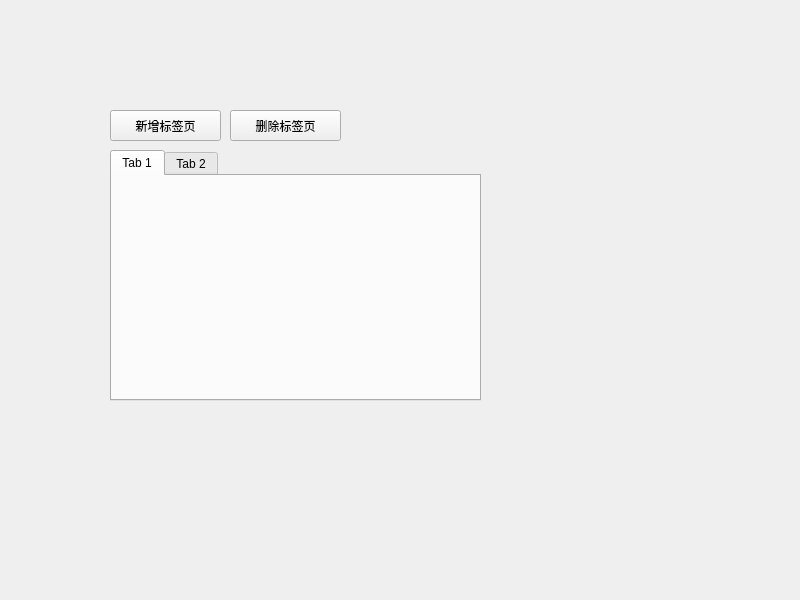
<?xml version="1.0" encoding="UTF-8"?>
<ui version="4.0">
 <class>Widget</class>
 <widget class="QWidget" name="Widget">
  <property name="geometry">
   <rect>
    <x>0</x>
    <y>0</y>
    <width>800</width>
    <height>600</height>
   </rect>
  </property>
  <property name="windowTitle">
   <string>Widget</string>
  </property>
  <widget class="QTabWidget" name="tabWidget">
   <property name="geometry">
    <rect>
     <x>110</x>
     <y>150</y>
     <width>371</width>
     <height>251</height>
    </rect>
   </property>
   <widget class="QWidget" name="tab">
    <attribute name="title">
     <string>Tab 1</string>
    </attribute>
   </widget>
   <widget class="QWidget" name="tab_2">
    <attribute name="title">
     <string>Tab 2</string>
    </attribute>
   </widget>
  </widget>
  <widget class="QPushButton" name="pushButton">
   <property name="geometry">
    <rect>
     <x>110</x>
     <y>110</y>
     <width>111</width>
     <height>31</height>
    </rect>
   </property>
   <property name="text">
    <string>新增标签页</string>
   </property>
  </widget>
  <widget class="QPushButton" name="pushButton_2">
   <property name="geometry">
    <rect>
     <x>230</x>
     <y>110</y>
     <width>111</width>
     <height>31</height>
    </rect>
   </property>
   <property name="text">
    <string>删除标签页</string>
   </property>
  </widget>
 </widget>
 <resources/>
 <connections/>
</ui>
